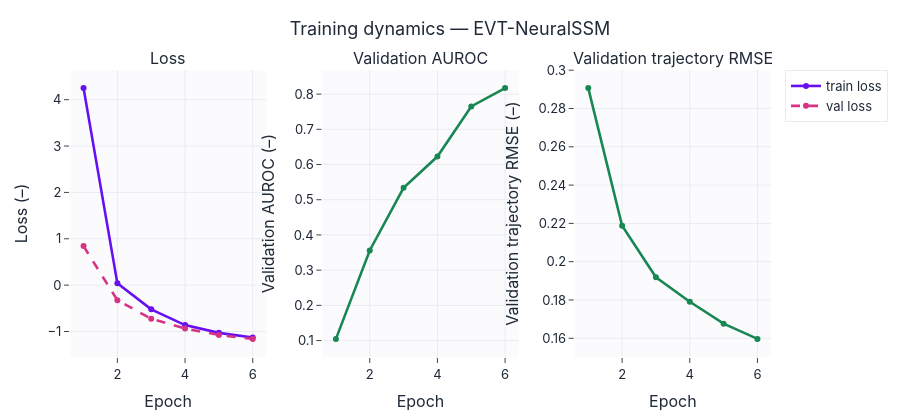

Write notebook code for a chart like this one.
### Markdown cell above
## Кривые обучения с метриками

### Code cell
training_dashboard(history, title="Training dynamics — EVT-NeuralSSM", model_color="#6610f2",
                   save=SAVE_FIGS, fig_id="2_3_training_dashboard").show()

### Figure 1 — Plotly figure (JSON) as saved in the notebook; plotly's stock layout.template omitted (floating-point values rounded to 4 significant figures)
{"data": [{"line": {"color": "#6610f2", "width": 2.6}, "mode": "lines+markers", "name": "train loss", "type": "scatter", "x": [1, 2, 3, 4, 5, 6], "xaxis": "x", "y": [4.25, 0.03808, -0.5229, -0.8628, -1.029, -1.129], "yaxis": "y"}, {"line": {"color": "#d63384", "dash": "dash", "width": 2.6}, "mode": "lines+markers", "name": "val loss", "type": "scatter", "x": [1, 2, 3, 4, 5, 6], "xaxis": "x", "y": [0.8422, -0.3264, -0.7251, -0.9371, -1.075, -1.16], "yaxis": "y"}, {"line": {"color": "#198754", "width": 2.6}, "mode": "lines+markers", "name": "Validation AUROC", "showlegend": false, "type": "scatter", "x": [1, 2, 3, 4, 5, 6], "xaxis": "x2", "y": [0.1047, 0.356, 0.5338, 0.6226, 0.765, 0.8171], "yaxis": "y2"}, {"line": {"color": "#198754", "width": 2.6}, "mode": "lines+markers", "name": "Validation trajectory RMSE", "showlegend": false, "type": "scatter", "x": [1, 2, 3, 4, 5, 6], "xaxis": "x3", "y": [0.2906, 0.2188, 0.1918, 0.1791, 0.1676, 0.1597], "yaxis": "y3"}], "layout": {"annotations": [{"font": {"size": 16}, "showarrow": false, "text": "Loss", "x": 0.14, "xanchor": "center", "xref": "paper", "y": 1.0, "yanchor": "bottom", "yref": "paper"}, {"font": {"size": 16}, "showarrow": false, "text": "Validation AUROC", "x": 0.5, "xanchor": "center", "xref": "paper", "y": 1.0, "yanchor": "bottom", "yref": "paper"}, {"font": {"size": 16}, "showarrow": false, "text": "Validation trajectory RMSE", "x": 0.86, "xanchor": "center", "xref": "paper", "y": 1.0, "yanchor": "bottom", "yref": "paper"}], "height": 420, "title": {"text": "Training dynamics — EVT-NeuralSSM"}, "xaxis": {"anchor": "y", "domain": [0.0, 0.28], "title": {"text": "Epoch"}}, "xaxis2": {"anchor": "y2", "domain": [0.36, 0.64], "title": {"text": "Epoch"}}, "xaxis3": {"anchor": "y3", "domain": [0.72, 1.0], "title": {"text": "Epoch"}}, "yaxis": {"anchor": "x", "domain": [0.0, 1.0], "title": {"text": "Loss (–)"}}, "yaxis2": {"anchor": "x2", "domain": [0.0, 1.0], "title": {"text": "Validation AUROC (–)"}}, "yaxis3": {"anchor": "x3", "domain": [0.0, 1.0], "title": {"text": "Validation trajectory RMSE (–)"}}}}
